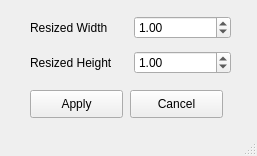
<?xml version="1.0" encoding="UTF-8"?>
<ui version="4.0">
 <class>Resize</class>
 <widget class="QMainWindow" name="Resize">
  <property name="geometry">
   <rect>
    <x>0</x>
    <y>0</y>
    <width>257</width>
    <height>156</height>
   </rect>
  </property>
  <property name="windowTitle">
   <string>MainWindow</string>
  </property>
  <widget class="QWidget" name="centralwidget">
   <widget class="QPushButton" name="btn_apply_2">
    <property name="geometry">
     <rect>
      <x>30</x>
      <y>90</y>
      <width>93</width>
      <height>28</height>
     </rect>
    </property>
    <property name="text">
     <string>Apply</string>
    </property>
   </widget>
   <widget class="QPushButton" name="btn_cancel_2">
    <property name="geometry">
     <rect>
      <x>130</x>
      <y>90</y>
      <width>93</width>
      <height>28</height>
     </rect>
    </property>
    <property name="text">
     <string>Cancel</string>
    </property>
   </widget>
   <widget class="QWidget" name="layoutWidget">
    <property name="geometry">
     <rect>
      <x>30</x>
      <y>10</y>
      <width>201</width>
      <height>70</height>
     </rect>
    </property>
    <layout class="QGridLayout" name="gridLayout">
     <item row="1" column="0">
      <widget class="QLabel" name="label_y_input">
       <property name="text">
        <string>Resized Height</string>
       </property>
      </widget>
     </item>
     <item row="0" column="0">
      <widget class="QLabel" name="label_x_input">
       <property name="text">
        <string>Resized Width</string>
       </property>
      </widget>
     </item>
     <item row="0" column="1">
      <widget class="QDoubleSpinBox" name="num_x">
       <property name="minimum">
        <double>0.010000000000000</double>
       </property>
       <property name="singleStep">
        <double>0.010000000000000</double>
       </property>
       <property name="value">
        <double>1.000000000000000</double>
       </property>
      </widget>
     </item>
     <item row="1" column="1">
      <widget class="QDoubleSpinBox" name="num_y">
       <property name="minimum">
        <double>0.010000000000000</double>
       </property>
       <property name="singleStep">
        <double>0.010000000000000</double>
       </property>
       <property name="value">
        <double>1.000000000000000</double>
       </property>
      </widget>
     </item>
    </layout>
   </widget>
  </widget>
  <widget class="QStatusBar" name="statusbar"/>
 </widget>
 <resources/>
 <connections>
  <connection>
   <sender>btn_cancel_2</sender>
   <signal>clicked()</signal>
   <receiver>Resize</receiver>
   <slot>close()</slot>
   <hints>
    <hint type="sourcelabel">
     <x>176</x>
     <y>133</y>
    </hint>
    <hint type="destinationlabel">
     <x>129</x>
     <y>95</y>
    </hint>
   </hints>
  </connection>
 </connections>
</ui>
